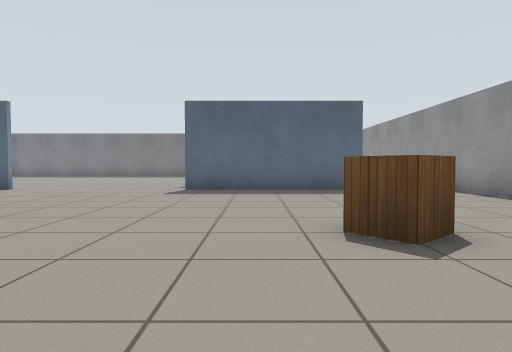
[1] (above)

16 first-person views from a walk through a world built for the Gazebo simulator. The camera is 0.72 m above the floor, tilts 2° down and sees 75° across. The floor is counted in squares, 1 m on a side. Each view is taken from the middle of a square. On the plan, view 1 faces up. The plan holds only what a view shows up to about 10 squares ahead; the rest is blank. Simple patterns stand in for the simulator's built-in surfaces.

[2]
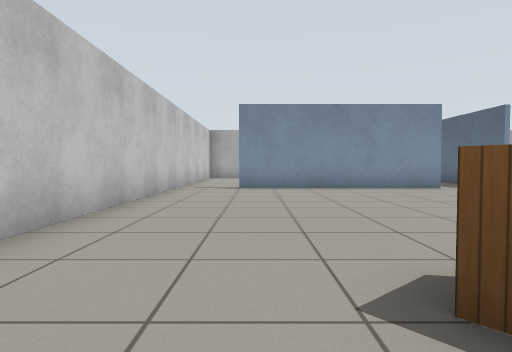

[3]
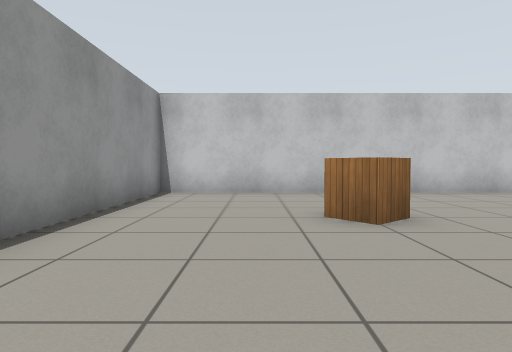

[4]
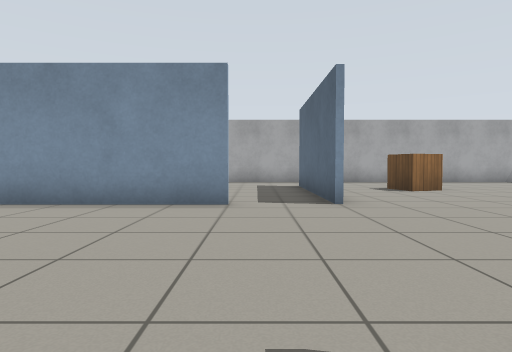

[5]
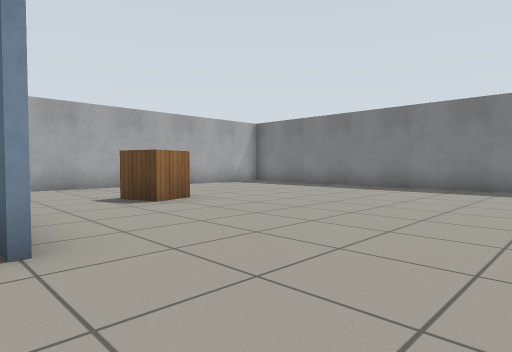

[6]
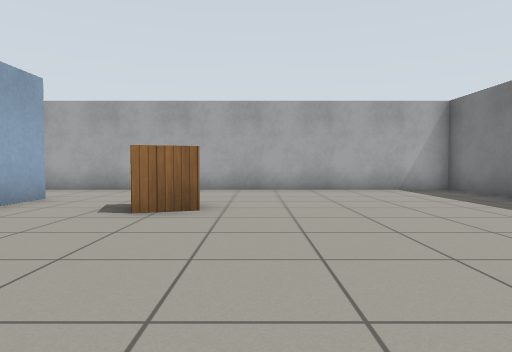

[7]
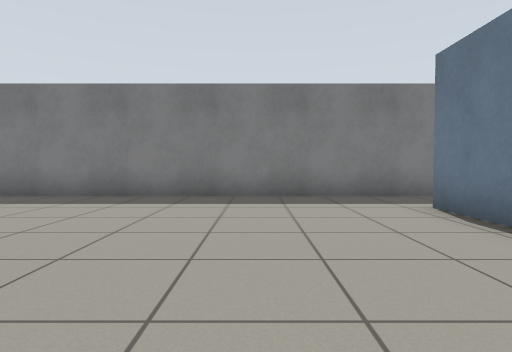

[8]
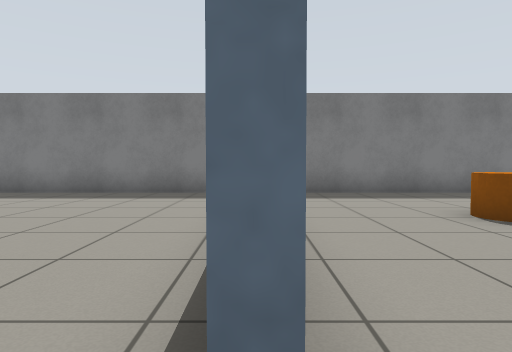

[9]
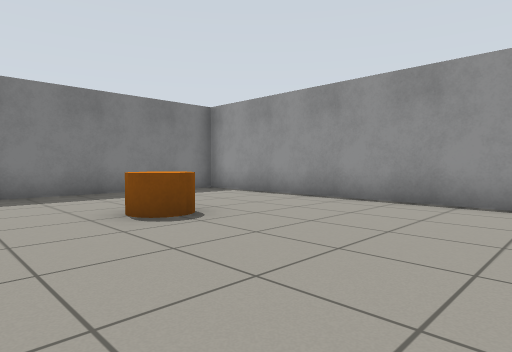

[10]
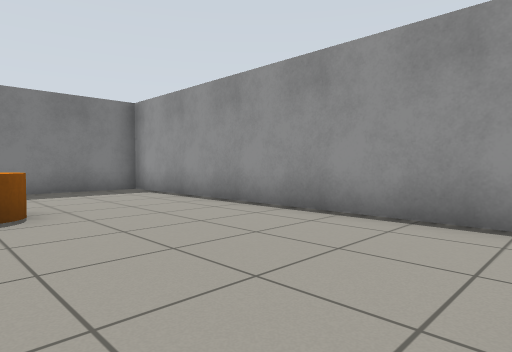

[11]
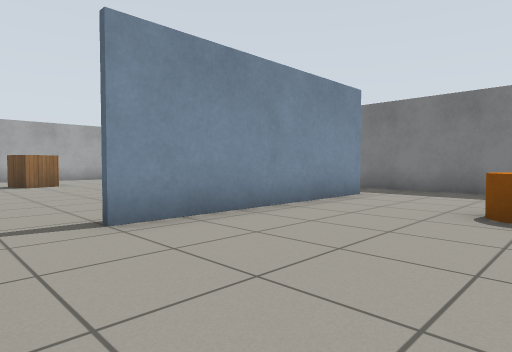

[12]
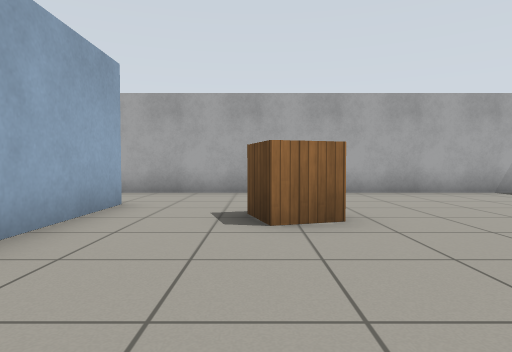

[13]
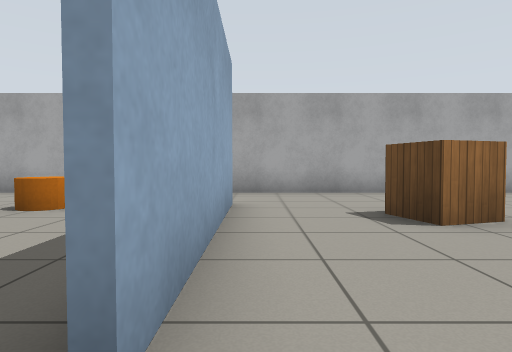

[14]
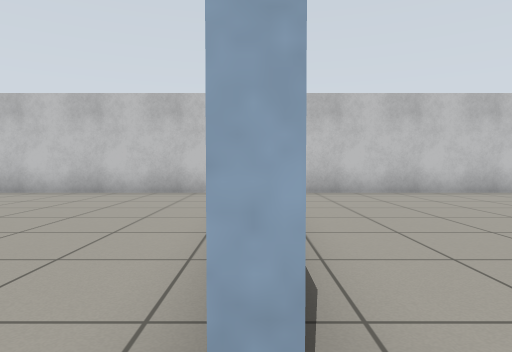

[15]
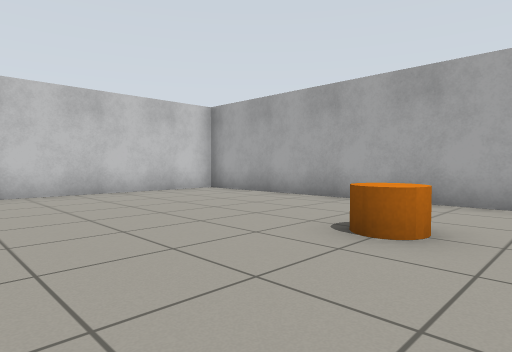

[16]
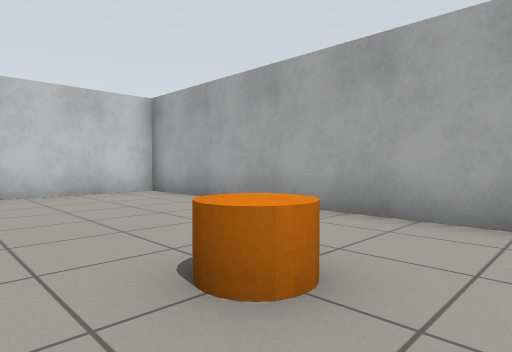

### Floor plan
Points are (right, up) in squares from view 1. A wall is a line through its corners. A room is listed if a view was taken in it or the views show most of it. See-through windows are left out.
Room 1 (views 1, 2, 3, 4, 5, 6, 7, 8, 12, 13)
walls: (-6.9, 7.6) (-6.9, 1.5); (-2.1, 15.8) (-2.1, 17.5); (-12, 9.6) (-6.9, 9.6); (3.1, 9.4) (-2, 9.4); (-1.5, 19.4) (-14.4, 19.4) (-14.4, 9.5); (-6.5, -0.4) (5.4, -0.4) (5.4, 4.9); (5.4, 7) (5.4, 9.5)
ways out: opening at (-2, 10.5) to room 2; opening at (-2, 18.5) to room 2; opening at (4.5, 9) to room 2; opening at (-13.5, 9) to room 3; opening at (-7, 0.5) to room 3; opening at (-7, 8) to room 3
objects: wooden box (-11, 12) to (-10, 13); wooden box (1, 3) to (2, 4)
Room 2 (views 9, 10, 11)
walls: (-1.9, 17.6) (-1.9, 11.5); (5.4, 9.5) (5.4, 19.4) (-1.5, 19.4)
ways out: opening at (-2, 10.5) to room 1; opening at (-2, 18.5) to room 1; opening at (4.5, 9) to room 1
objects: orange cylinder (1, 15) to (2, 16)
Room 3 (views 14, 15, 16)
walls: (-14.4, 9.5) (-14.4, -0.4) (-6.5, -0.4); (-6.9, 9.4) (-11, 9.4)
ways out: opening at (-13.5, 9) to room 1; opening at (-7, 0.5) to room 1; opening at (-7, 8) to room 1
objects: orange cylinder (-12, 6) to (-11, 7)

Where each view was taken, in squares from view 1:
view 1: 0 up, 0 right, facing up
view 2: 2 up, 3 right, facing left
view 3: 8 up, 3 right, facing down
view 4: 8 up, 1 left, facing left
view 5: 9 up, 4 left, facing up-left
view 6: 14 up, 5 left, facing left
view 7: 12 up, 5 left, facing up
view 8: 11 up, 2 left, facing up
view 9: 11 up, 1 left, facing up-right
view 10: 10 up, 1 right, facing up-right
view 11: 10 up, 2 right, facing up-left
view 12: 12 up, 6 left, facing left
view 13: 10 up, 6 left, facing left
view 14: 8 up, 7 left, facing down
view 15: 8 up, 8 left, facing down-left
view 16: 8 up, 10 left, facing down-left
